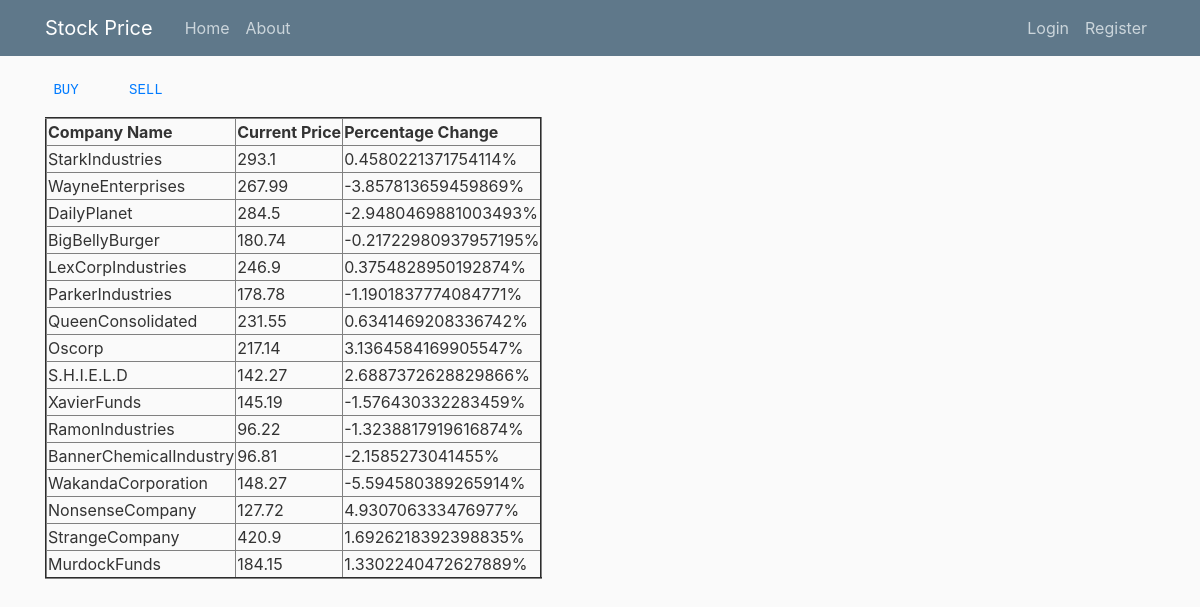
The page / on the database its author committed.
### stock_price/models.py (models this page shows, shortened)
class Company(models.Model):
    name = models.CharField(max_length=100)
    opening_price = models.FloatField(default=0)
    current_price = models.FloatField(default=0)
    percentage_change = models.FloatField(default=0)
    day_high = models.FloatField(default=0)
    day_low = models.FloatField(default=0)

### stock_price/views.py (the view)
# urls.py: 2. Add a URL to urlpatterns:  path('', views.home, name='home')
def home(request):
    context = {
    'details': Company.objects.all()  #Sending data so that the html template can use it.
    }
    return render(request,'stock_price/home.html',context)#go to stock_price/templates/stock_price/home.html.

### stock_price/templates/stock_price/home.html (shortened to what this page needs)
{% extends "stock_price/base.html" %}
{% load static %}
{% block content %}
<pre><a href ="{% url 'stock-buy' %}"> BUY </a>    <a href ="{% url 'stock-sell' %}"> SELL </a></pre>
  <table border="2px">
    <tr>
      <th>Company Name</th>
      <th>Current Price</th>
      <th>Percentage Change</th>
    </tr>
  {% for detail in details %}
    <tr>
      <td> {{ detail.name }} </td>
      <td> {{ detail.current_price }} </td>
      <td> {{ detail.percentage_change }}% </td>
    </tr>
  {% endfor %}
  </table>
{% endblock content %}

### stock_price/templates/stock_price/base.html (shortened to what this page needs)
{% load static %}
<!DOCTYPE html>
<html>
<head>
    <link rel="stylesheet" href="https://maxcdn.bootstrapcdn.com/bootstrap/4.0.0/css/bootstrap.min.css">
    <link rel="stylesheet" type="text/css" href="{% static 'stock_price/main.css' %}">
</head>
<body>
    <header class="site-header">
      <nav class="navbar navbar-expand-md navbar-dark bg-steel fixed-top">
        <div class="container">
          <a class="navbar-brand mr-4" href="{% url 'stockhome' %}">Stock Price</a>
          <div class="collapse navbar-collapse" id="navbarToggle">
            <div class="navbar-nav mr-auto">
              <a class="nav-item nav-link" href="{% url 'stockhome' %}">Home</a>
              <a class="nav-item nav-link" href="{% url 'stock-about' %}">About</a>
            </div>
            <div class="navbar-nav">
              {% if user.is_authenticated %}
                <a class="nav-item nav-link" href="{% url 'profile' %}">Profile</a>
                <a class="nav-item nav-link" href="{% url 'logout' %}">Logout</a>
              {% else %}
                <a class="nav-item nav-link" href="{% url 'login' %}">Login</a>
                <a class="nav-item nav-link" href="{% url 'register' %}">Register</a>
              {% endif %}
            </div>
          </div>
        </div>
      </nav>
    </header>
    <main role="main" class="container">
      <div class="row">
        <div class="col-md-8">
          {% block content %}{% endblock %}
        </div>
      </div>
    </main>
</body>
</html>

### stock_price/static/stock_price/main.css (style rules this page uses)
body { background: #fafafa; color: #333333; margin-top: 5rem; }
.bg-steel { background-color: #5f788a; }
.site-header .navbar-nav .nav-link { color: #cbd5db; }

### rows shown on the page
Company: name "StarkIndustries", current_price "293.1", percentage_change "0.4580221371754114"
Company: name "WayneEnterprises", current_price "267.99", percentage_change "-3.857813659459869"
Company: name "DailyPlanet", current_price "284.5", percentage_change "-2.9480469881003493"
Company: name "BigBellyBurger", current_price "180.74", percentage_change "-0.21722980937957195"
Company: name "LexCorpIndustries", current_price "246.9", percentage_change "0.3754828950192874"
Company: name "ParkerIndustries", current_price "178.78", percentage_change "-1.1901837774084771"
Company: name "QueenConsolidated", current_price "231.55", percentage_change "0.6341469208336742"
Company: name "Oscorp", current_price "217.14", percentage_change "3.1364584169905547"
Company: name "S.H.I.E.L.D", current_price "142.27", percentage_change "2.6887372628829866"
Company: name "XavierFunds", current_price "145.19", percentage_change "-1.576430332283459"
Company: name "RamonIndustries", current_price "96.22", percentage_change "-1.3238817919616874"
Company: name "BannerChemicalIndustry", current_price "96.81", percentage_change "-2.1585273041455"
Company: name "WakandaCorporation", current_price "148.27", percentage_change "-5.594580389265914"
Company: name "NonsenseCompany", current_price "127.72", percentage_change "4.930706333476977"
Company: name "StrangeCompany", current_price "420.9", percentage_change "1.6926218392398835"
Company: name "MurdockFunds", current_price "184.15", percentage_change "1.3302240472627889"
